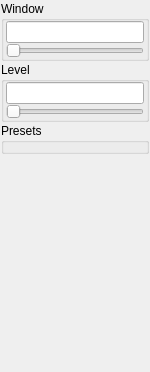
         <widget class="QWidget" name="pageBasicFunctions">
          <property name="geometry">
           <rect>
            <x>0</x>
            <y>0</y>
            <width>150</width>
            <height>372</height>
           </rect>
          </property>
          <attribute name="label">
           <string>Window / Level Manip.</string>
          </attribute>
          <layout class="QGridLayout" name="gridLayout_2">
           <property name="margin">
            <number>1</number>
           </property>
           <property name="spacing">
            <number>1</number>
           </property>
           <item row="0" column="0">
            <widget class="QGroupBox" name="groupBox">
             <property name="minimumSize">
              <size>
               <width>50</width>
               <height>0</height>
              </size>
             </property>
             <property name="contextMenuPolicy">
              <enum>Qt::NoContextMenu</enum>
             </property>
             <property name="title">
              <string>Window</string>
             </property>
             <layout class="QGridLayout" name="gridLayout_3">
              <property name="leftMargin">
               <number>2</number>
              </property>
              <property name="topMargin">
               <number>0</number>
              </property>
              <property name="rightMargin">
               <number>2</number>
              </property>
              <property name="bottomMargin">
               <number>0</number>
              </property>
              <property name="spacing">
               <number>0</number>
              </property>
              <item row="1" column="0">
               <widget class="QLineEdit" name="txtWindow"/>
              </item>
              <item row="2" column="0">
               <widget class="QSlider" name="sliWindow">
                <property name="contextMenuPolicy">
                 <enum>Qt::NoContextMenu</enum>
                </property>
                <property name="maximum">
                 <number>100</number>
                </property>
                <property name="orientation">
                 <enum>Qt::Horizontal</enum>
                </property>
               </widget>
              </item>
             </layout>
            </widget>
           </item>
           <item row="1" column="0">
            <widget class="QGroupBox" name="groupBox_2">
             <property name="minimumSize">
              <size>
               <width>50</width>
               <height>0</height>
              </size>
             </property>
             <property name="contextMenuPolicy">
              <enum>Qt::NoContextMenu</enum>
             </property>
             <property name="title">
              <string>Level</string>
             </property>
             <layout class="QGridLayout" name="gridLayout_4">
              <property name="leftMargin">
               <number>2</number>
              </property>
              <property name="topMargin">
               <number>0</number>
              </property>
              <property name="rightMargin">
               <number>2</number>
              </property>
              <property name="bottomMargin">
               <number>0</number>
              </property>
              <property name="spacing">
               <number>0</number>
              </property>
              <item row="1" column="0">
               <widget class="QLineEdit" name="txtLevel"/>
              </item>
              <item row="2" column="0">
               <widget class="QSlider" name="sliLevel">
                <property name="contextMenuPolicy">
                 <enum>Qt::NoContextMenu</enum>
                </property>
                <property name="maximum">
                 <number>100</number>
                </property>
                <property name="orientation">
                 <enum>Qt::Horizontal</enum>
                </property>
               </widget>
              </item>
             </layout>
            </widget>
           </item>
           <item row="3" column="0">
            <spacer name="verticalSpacer_3">
             <property name="orientation">
              <enum>Qt::Vertical</enum>
             </property>
             <property name="sizeHint" stdset="0">
              <size>
               <width>20</width>
               <height>40</height>
              </size>
             </property>
            </spacer>
           </item>
           <item row="2" column="0">
            <widget class="QGroupBox" name="grpMprPresets">
             <property name="minimumSize">
              <size>
               <width>50</width>
               <height>0</height>
              </size>
             </property>
             <property name="contextMenuPolicy">
              <enum>Qt::NoContextMenu</enum>
             </property>
             <property name="title">
              <string>Presets</string>
             </property>
             <layout class="QGridLayout" name="gridLayout_8">
              <property name="leftMargin">
               <number>2</number>
              </property>
              <property name="topMargin">
               <number>0</number>
              </property>
              <property name="rightMargin">
               <number>2</number>
              </property>
              <property name="bottomMargin">
               <number>0</number>
              </property>
              <property name="spacing">
               <number>0</number>
              </property>
             </layout>
            </widget>
           </item>
          </layout>
         </widget>
